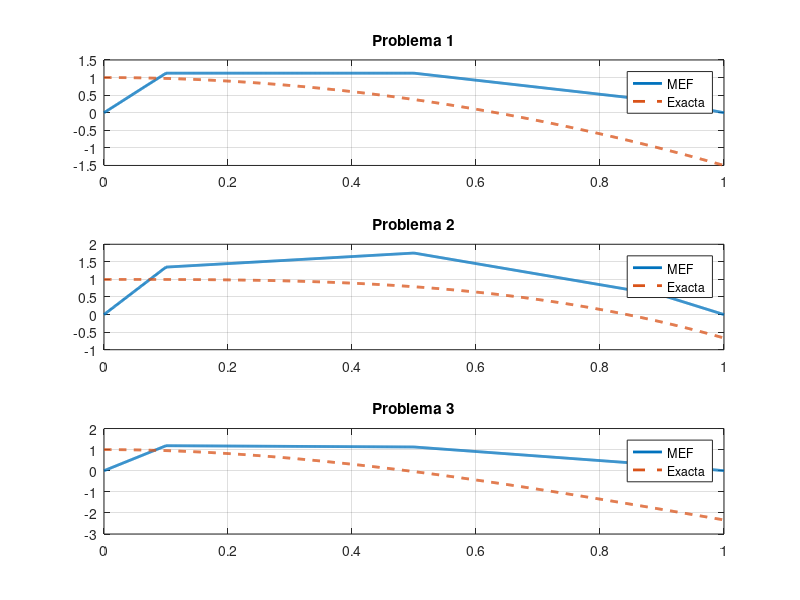

Reproduce this figure in MATLAB.
clear
clc
close all

%% Malla T1
malla = [0 0.1 0.5 0.9 1];

N = length(malla);
M = N-2;

%% Funcions f(x)

f1 = @(x) 5;
f2 = @(x) 10;
f3 = @(x) 10*(1-x);

%% Matriu A

A = zeros(M,M);

for i=1:M

    hi   = malla(i+1)-malla(i);
    hip1 = malla(i+2)-malla(i+1);

    A(i,i) = 1/hi + 1/hip1;

    if i<M
        A(i,i+1) = -1/hip1;
    end

    if i>1
        A(i,i-1) = -1/hi;
    end
end

disp('Matriu A')
disp(A)

%% Funcions de forma (hat functions)

phi{1} = @(x) ...
    ((x>=malla(1) & x<=malla(2)).*(x-malla(1))/(malla(2)-malla(1))) + ...
    ((x>=malla(2) & x<=malla(3)).*(malla(3)-x)/(malla(3)-malla(2)));

phi{2} = @(x) ...
    ((x>=malla(2) & x<=malla(3)).*(x-malla(2))/(malla(3)-malla(2))) + ...
    ((x>=malla(3) & x<=malla(4)).*(malla(4)-x)/(malla(4)-malla(3)));

phi{3} = @(x) ...
    ((x>=malla(3) & x<=malla(4)).*(x-malla(3))/(malla(4)-malla(3))) + ...
    ((x>=malla(4) & x<=malla(5)).*(malla(5)-x)/(malla(5)-malla(4)));

%% Condicions de contorn

u0 = 1;
u1 = 0;

%% ==========================================================
%% PROBLEMA 1

b1 = zeros(M,1);

for i=1:M
    b1(i) = integral(@(x) f1(x).*phi{i}(x),0,1);
end

b1(1) = b1(1) + u0/(malla(2)-malla(1));
b1(3) = b1(3) + u1/(malla(5)-malla(4));

xi1 = A\b1;

disp('Coeficients problema 1')
disp(xi1)

%% ==========================================================
%% PROBLEMA 2

b2 = zeros(M,1);

for i=1:M
    b2(i) = integral(@(x) f2(x).*phi{i}(x),0,1);
end

b2(1) = b2(1) + u0/(malla(2)-malla(1));
b2(3) = b2(3) + u1/(malla(5)-malla(4));

xi2 = A\b2;

disp('Coeficients problema 2')
disp(xi2)

%% ==========================================================
%% PROBLEMA 3

b3 = zeros(M,1);

for i=1:M
    b3(i) = integral(@(x) f3(x).*phi{i}(x),0,1);
end

b3(1) = b3(1) + u0/(malla(2)-malla(1));
b3(3) = b3(3) + u1/(malla(5)-malla(4));

xi3 = A\b3;

disp('Coeficients problema 3')
disp(xi3)

%% ==========================================================
%% Construccio de les solucions aproximades

U1 = @(x) xi1(1)*phi{1}(x) + xi1(2)*phi{2}(x) + xi1(3)*phi{3}(x);

U2 = @(x) xi2(1)*phi{1}(x) + xi2(2)*phi{2}(x) + xi2(3)*phi{3}(x);

U3 = @(x) xi3(1)*phi{1}(x) + xi3(2)*phi{2}(x) + xi3(3)*phi{3}(x);

%% ==========================================================
%% ==========================================================
%% Grafiques comparant MEF i solucio exacta

%% Solucions exactes

u1_exacta = @(x) 1 - (5/2)*x.^2;

u2_exacta = @(x) 1 - (5/3)*x.^3;

u3_exacta = @(x) 1 - 5*x.^2 + (5/3)*x.^3;
xplot = linspace(0,1,1000);

figure

%% Problema 1
subplot(3,1,1)

plot(xplot,U1(xplot),'LineWidth',2)
hold on
plot(xplot,u1_exacta(xplot),'--','LineWidth',2)

title('Problema 1')
legend('MEF','Exacta')
grid on

%% Problema 2
subplot(3,1,2)

plot(xplot,U2(xplot),'LineWidth',2)
hold on
plot(xplot,u2_exacta(xplot),'--','LineWidth',2)

title('Problema 2')
legend('MEF','Exacta')
grid on

%% Problema 3
subplot(3,1,3)

plot(xplot,U3(xplot),'LineWidth',2)
hold on
plot(xplot,u3_exacta(xplot),'--','LineWidth',2)

title('Problema 3')
legend('MEF','Exacta')
grid on
